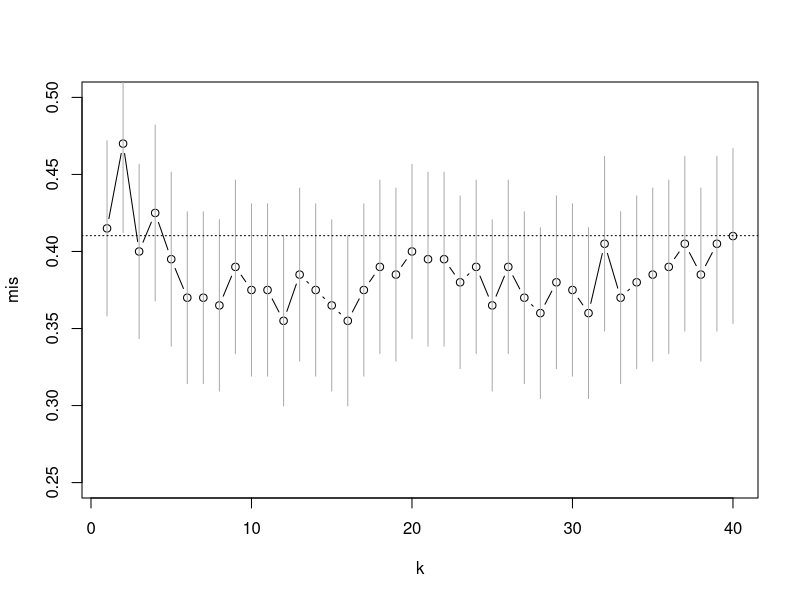

Here is the R script that generated this plot:
# K-Nearest neighbour on the Wheat data
##########
# Enter data and do some processing
wheat <-  read.csv("wheat.csv")
head(wheat)
summary(wheat)

# Variable "type" is the response variable.  "class" is another explanatory.
class(wheat$type)
wheat$type = as.factor(wheat$type)
wheat$class = as.factor(wheat$class)
summary(wheat)

# Create a numerical version of "class" for methods that need numbers
wheat$classnum <- as.numeric((wheat$class))
# Remove "id"
wheat = wheat[,-1]
summary(wheat)

############

# KNN requires numerical explanatories, so remove factor class 
# Creating TWO sets: 200 train, 75 test
set.seed(67982193)
perm <- sample(x=nrow(wheat))
set1 <- wheat[which(perm <= 200),-1]
set2 <- wheat[which(perm>200),-1]

############
## Need to scale all variables to have same SD
#   so that "distance" is not dominated by different scalings

# Function to Scaling x1 using mean and SD from set2
############
scale.1 <- function(x1,x2){
  for(col in 1:ncol(x1)){
    a <- mean(x2[,col])
    b <- sd(x2[,col])
    x1[,col] <- (x1[,col]-a)/b
  }
  x1
}

# Creating training and test X matrices, then scaling them.
x.1.unscaled <- as.matrix(set1[,-6])
x.1 <- scale.1(x.1.unscaled,x.1.unscaled)
x.2.unscaled <- as.matrix(set2[,-6])
x.2 <- scale.1(x.2.unscaled,x.1.unscaled)

summary(x.1)
summary(x.2)


library(FNN)
###########################################################################
# FNN
# The knn() function uses the X-values from the train= set as a supply of neighbours
#   from which to choose for each row in test= .  The true classes for the training 
#   set are given in cl= .  Obviously, k=  gives the number of neighbours.
# The output is a factor list containing the predicted values (no "predict()" needed).
###########################################################################
# Fit the 1-NN function using set 1 to train AND test 
#   (compute training error)
knnfit.1.1 <- knn(train=x.1, test=x.1, cl=set1[,6], k=1)

# Create Confusion Matrix and misclass rate
table(knnfit.1.1, set1[,6],  dnn=c("Predicted","Observed"))
(misclass.knn1.1 <- 
         mean(ifelse(knnfit.1.1 == set1[,6], yes=0, no=1)))

# Fit the 1-NN function using set 1 to train and set2 to test 
#   (compute test error)
knnfit.1.2 <- knn(train=x.1, test=x.2, cl=set1[,6], k=1)
# Create Confusion Matrix and misclass rate
table(knnfit.1.2, set2[,6],  dnn=c("Predicted","Observed"))
(misclass.knn1.2 <- 
         mean(ifelse(knnfit.1.2 == set2[,6], yes=0, no=1)))

#  Now we tune using cv.knn(), which does Leave-one-out (n-fold) CV
# I created the steps below to fit a sequence of k  values to tune the knn.
#  Enter the maximum k as kmax.  Run knn on training set and predict test set.
#  Then compute test misclassification proportion as the output,
#  Need to change the data sets in the two lines in the "runknn" function.
kmax <- 40
k <- matrix(c(1:kmax), nrow=kmax)
runknn <- function(x){
  knncv.fit <- knn.cv(train=x.1, cl=set1[,6], k=x)
  # Fitted values are for deleted data from CV
  mean(ifelse(knncv.fit == set1[,6], yes=0, no=1))
}

mis <- apply(X=k, MARGIN=1, FUN=runknn)
mis.se <- sqrt(mis*(1-mis)/nrow(set2)) #SE of misclass rates

#Now plot results
# Plot like the CV plots, with 1SE bars and a horizontal line 
#   at 1SE above minimum.
x11(h=7,w=7,pointsize=12)
plot(x=k, y=mis, type="b", ylim=c(.25,.50)) 
for(ii in c(1:kmax)){
  lines(x=c(k[ii],k[ii]), y=c(mis[ii]-mis.se[ii], mis[ii]+mis.se[ii]), col=colors()[220])
}
abline(h=min(mis + mis.se), lty="dotted")

# k for Minimum CV error
mink = which.min(mis)
#Trying the value of k with the lowest validation error on test data set.
knnfitmin.2 <- knn(train=x.1, test=x.2, cl=set1[,6], k=mink)

table(knnfitmin.2, set2[,6],  dnn=c("Predicted","Observed"))
(misclass.2.knnmin <- mean(ifelse(knnfitmin.2 == set2[,6], yes=0, no=1)))

# Less variable models have larger k, so find largest k within 
#   1 SE of minimum validation error 
serule = max(which(mis<mis[mink]+mis.se[mink]))
knnfitse.2 <- knn(train=x.1, test=x.2, cl=set1[,6], k=serule)

table(knnfitse.2, set2[,6],  dnn=c("Predicted","Observed"))
(misclass.2.knnse <- mean(ifelse(knnfitse.2 == set2[,6], yes=0, no=1)))
